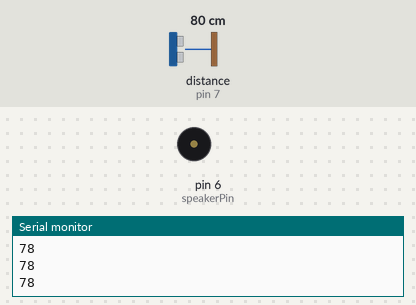
This sketch was run on a simulated Arduino Uno, built with avr-gcc and run on an emulated ATmega328P. On the bench: buzzer (waves = sounding), the last lines printed to the serial monitor. Wiring (inferred from the names in the program): ultrasonic range finder: trigger pin 7; echo pin 7. Inputs (shaded band) come from the test bench; at power-on: distance to the obstacle (sensor on pin 7) 80 cm. The echo pulse lasts 58.3 µs per cm.

Above: at 1.06 s.
1.3 s: distance to the obstacle (sensor on pin 7) set to 2 cm
At 1.3 s:
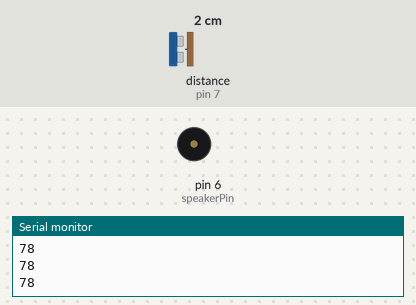
2.8 s: distance to the obstacle (sensor on pin 7) set to 9 cm
At 2.97 s:
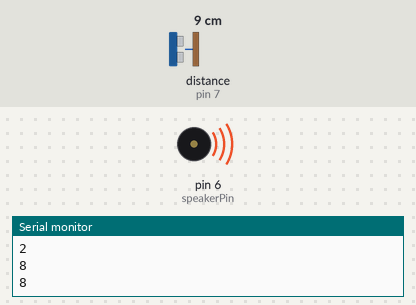
5.8 s: distance to the obstacle (sensor on pin 7) set to 4 cm
At 6.6 s:
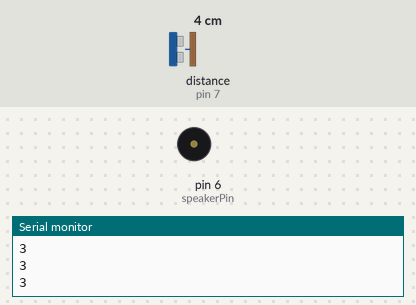
7.3 s: distance to the obstacle (sensor on pin 7) set to 18 cm
At 7.53 s:
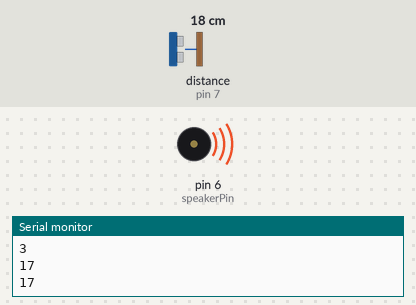
Timing chart, 0 to 11.3 s (numbered marks = the images above; inputs shaded):
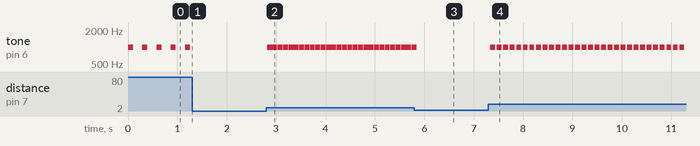

Measured:
- after the input at 1.3 s, tone on pin 6 (speakerPin): stops changing and stays silent
- after the input at 2.8 s, tone on pin 6 (speakerPin): alternates 1000 Hz for 0.10 s and silent for 0.01 s, starting at once
- after the input at 5.8 s, tone on pin 6 (speakerPin): goes on until 5.8 s, then stays silent
- after the input at 7.3 s, tone on pin 6 (speakerPin): alternates 1000 Hz for 0.10 s and silent for 0.03 s, starting at once
- by itself, tone on pin 6 (speakerPin): alternates 1000 Hz for 0.10 s and silent for 0.19 s

The sketch:

Wesley.S.ino
```cpp
  #include <Servo.h>

  const int ultrasonicPin = 7;
  const int speakerPin = 6;

  long duration;
  int distance;

  void setup() {
    Serial.begin(9600);
    pinMode(ultrasonicPin, OUTPUT);
    pinMode(speakerPin, OUTPUT);
  }

  void loop() {

    pinMode(ultrasonicPin, OUTPUT);
    digitalWrite(ultrasonicPin, LOW);
    delayMicroseconds(2);
    digitalWrite(ultrasonicPin, HIGH);
    delayMicroseconds(10);
    digitalWrite(ultrasonicPin, LOW);


    pinMode(ultrasonicPin, INPUT);
    duration = pulseIn(ultrasonicPin, HIGH);


    distance = duration * 0.034 / 2;

    Serial.println(distance);


    if (distance > 3 && distance < 100) {
      int beepDelay = map(distance, 5, 25, 50, 100);

      tone(speakerPin, 1000, 100);
      delay(beepDelay);
    } else {
      noTone(speakerPin);
    }

    delay(50);
  }
```
